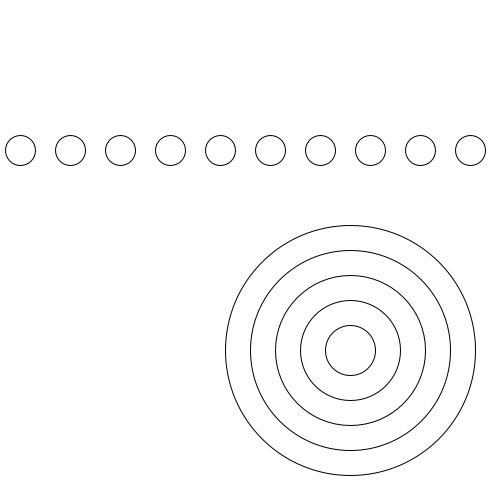
Frame 1 (no input)
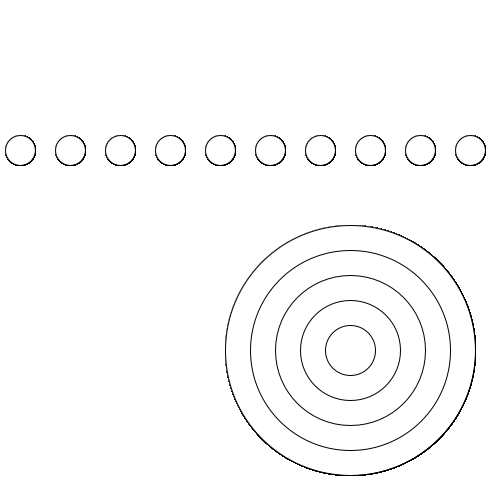
Frame 60 (the mouse pressed at the canvas centre just before this capture)
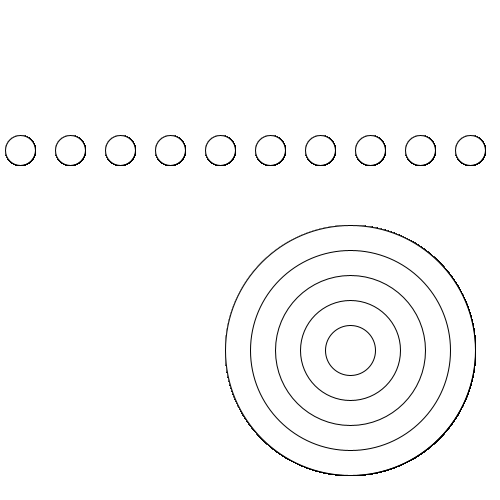
Frame 120 (the mouse held since frame 60 and released just before this capture)

The Processing sketch that drew these frames (run headless with seeded random() and noise(); from frame 60 on, the mouse is pressed at the canvas centre):

// Processing sketch: processing_29155
// ── processing_29155.pde

void setup(){
  size(500,500);
  background(255);
}

int i;
int j;

void draw(){
  for(i = 0; i < 10; i++){
    ellipse(50*i + 20,150,30,30);
  }
  for(j = 5;j > 0;j--){
    ellipse(350,350,j*50,j*50);
  }  
}
